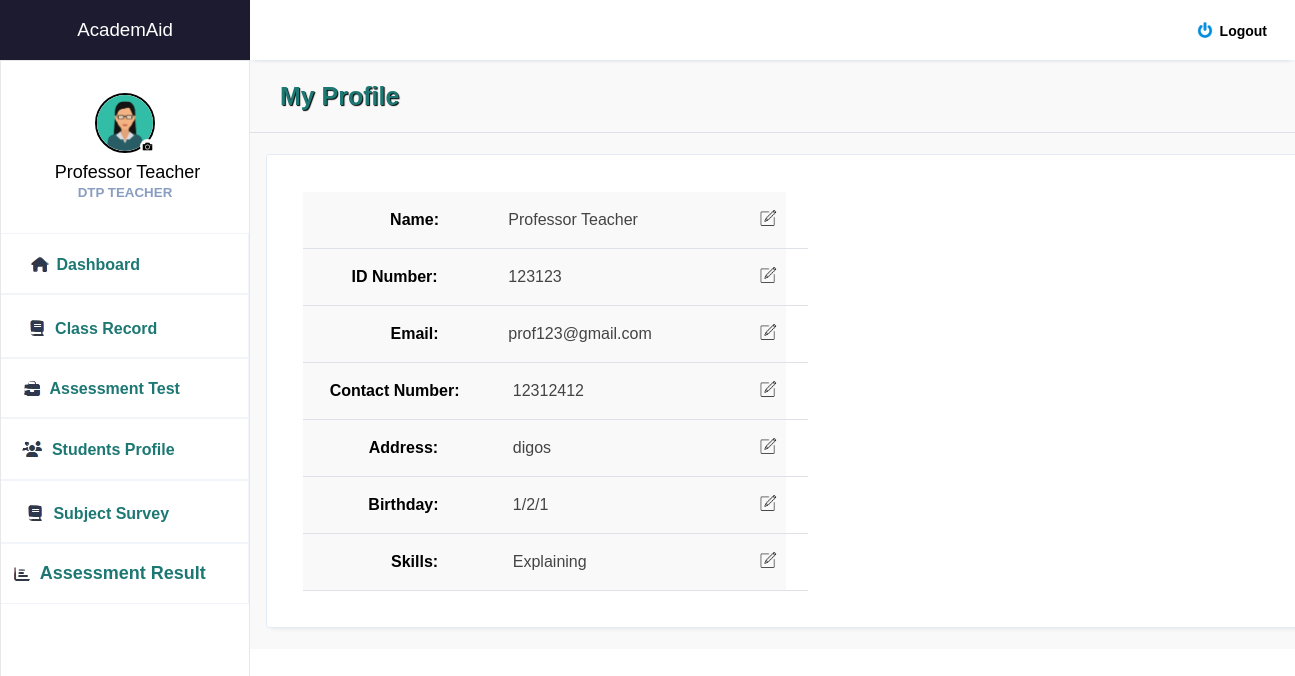
Page /teacher_profile.php (signed in) on the committed database.
### tables this page shows
CREATE TABLE `tbl_users` (
  `user_id` int(11) NOT NULL,
  `user_uname` varchar(255) NOT NULL,
  `user_pass` varchar(255) NOT NULL,
  `role_id` varchar(255) NOT NULL,
  `fullname` varchar(255) NOT NULL,
  `course` varchar(255) NOT NULL,
  `year` int(11) NOT NULL,
  `program` varchar(255) NOT NULL,
  `id_number` varchar(255) NOT NULL,
  `email` varchar(255) NOT NULL,
  `contact_number` varchar(255) NOT NULL,
  `address` varchar(255) NOT NULL,
  `birthday` varchar(255) NOT NULL,
  `gender` varchar(255) NOT NULL,
  `skills` varchar(255) NOT NULL,
  `image` varchar(250) NOT NULL,
  `exam_score` varchar(255) NOT NULL,
  `subject` varchar(255) NOT NULL,
  `exam_score2` varchar(255) NOT NULL,
  `cc102_1` varchar(255) NOT NULL,
  `cc102_2` varchar(255) NOT NULL,
  `elec` varchar(255) NOT NULL,
  `elec2` varchar(255) NOT NULL,
  `netw` varchar(255) NOT NULL,
  `netw2` varchar(255) NOT NULL,
  `integ` varchar(255) NOT NULL,
  `integ2` varchar(255) NOT NULL,
  `assur` varchar(255) NOT NULL,
  `assur2` varchar(255) NOT NULL
);

### teacher_profile.php (the view, shortened to what this page needs)
<?php
include 'dashboard_teacher.php';
?>
<html>
<head><title>Teacher Profile</title></head>
<body>
<div class="page-header" style="background-color: #f9f9f9">
<h1 style="text-shadow: 1px 1px 1px #000000; color: #1d7874; font-size: 25px">&nbsp&nbspMy Profile</h1>
            </div>
<div class="page-content" style="background-color: #f9f9f9">
<div class="card" style="border-top: 1px solid #e3ecf5; border-bottom: 1px solid #e3ecf5; border-left: 1px solid #e3ecf5; border-right: 1px solid #e3ecf5; ">
<?php
include '_conn.php';
?>
<table style="margin-left: 20px; margin-top: 3px; margin-bottom: 20px; ">
    <tbody >
      <tr>
        <th style="background-color: #f9f9f9; color: black; ">&nbsp&nbsp&nbsp&nbsp&nbsp&nbsp&nbsp&nbsp&nbspName:</th>
        <td  style="background-color: #f9f9f9; color: dark; width: 300px; position: relative; "><?php
        if (isset($_SESSION['user_id'])) {
          $loggedInUserId = $_SESSION['user_id'];
          $sql = "SELECT * FROM tbl_users WHERE user_id = $loggedInUserId";
          $result = $conn->query($sql);
        if ($result->num_rows > 0) {
         while ($row = $result->fetch_assoc()) {
        echo "&nbsp&nbsp&nbsp&nbsp&nbsp". $row["fullname"] . "&nbsp&nbsp&nbsp&nbsp&nbsp</td>&nbsp<td>&nbsp&nbsp&nbsp&nbsp&nbsp";
        echo '<td><a href="editt.php?id=' . $row["user_id"] . '"><img src="images/edit_icon.png" style="height: 20px; width: 20px; margin-left: -50px; position: relative">&nbsp&nbsp&nbsp&nbsp</a></td>';
        }}}?></td>
      </tr>
      <tr>
        <th style="background-color: #f9f9f9; color: black;">ID Number:</th>
        <td style="background-color: #f9f9f9; color: dark; width: 210px; position: relative"><?php
        if (isset($_SESSION['user_id'])) {
          $loggedInUserId = $_SESSION['user_id'];
          $sql = "SELECT * FROM tbl_users WHERE user_id = $loggedInUserId";
          $result = $conn->query($sql);
        if ($result->num_rows > 0) {
         while ($row = $result->fetch_assoc()) {
        echo "&nbsp&nbsp&nbsp&nbsp&nbsp". $row["id_number"] . "&nbsp&nbsp&nbsp&nbsp&nbsp</td>&nbsp<td>&nbsp&nbsp&nbsp&nbsp&nbsp";
        echo '<td><a href="editt_id.php?id=' . $row["user_id"] . '"><img src="images/edit_icon.png" style="height: 20px; width: 20px; margin-left: -50px; position: relative">&nbsp&nbsp&nbsp&nbsp</a></td>';
        }}}?>
        </td>
      </tr>
      <tr>
        <th style="background-color: #f9f9f9; color: black">&nbsp&nbsp&nbsp&nbsp&nbsp&nbsp&nbsp&nbsp&nbspEmail: </th>
        <td style="background-color: #f9f9f9; color: dark; width: 210px; position: relative"><?php
        if (isset($_SESSION['user_id'])) {
          $loggedInUserId = $_SESSION['user_id'];
          $sql = "SELECT * FROM tbl_users WHERE user_id = $loggedInUserId";
          $result = $conn->query($sql);
        if ($result->num_rows > 0) {
         while ($row = $result->fetch_assoc()) {
        echo "&nbsp&nbsp&nbsp&nbsp&nbsp". $row["email"] . "&nbsp&nbsp&nbsp&nbsp&nbsp</td>&nbsp<td>&nbsp&nbsp&nbsp&nbsp&nbsp";
        echo '<td><a href="editt_email.php?id=' . $row["user_id"] . '"><img src="images/edit_icon.png" style="height: 20px; width: 20px; margin-left: -50px; position: relative">&nbsp&nbsp&nbsp&nbsp</a></td>';
        }}}?>
        </td>
      </tr>
      <tr>
        <th style="background-color: #f9f9f9; color: black">&nbsp&nbsp&nbsp&nbsp&nbsp&nbspContact Number:&nbsp&nbsp&nbsp&nbsp&nbsp&nbsp </th>
        <td style="background-color: #f9f9f9; color: dark; width: 210px; position: relative"><?php
        if (isset($_SESSION['user_id'])) {
          $loggedInUserId = $_SESSION['user_id'];
          $sql = "SELECT * FROM tbl_users WHERE user_id = $loggedInUserId";
          $result = $conn->query($sql);
        if ($result->num_rows > 0) {
         while ($row = $result->fetch_assoc()) {
        echo "&nbsp&nbsp&nbsp&nbsp&nbsp ". $row["contact_number"] . "&nbsp&nbsp&nbsp&nbsp&nbsp</td>&nbsp<td>&nbsp&nbsp&nbsp&nbsp&nbsp";
        echo '<td><a href="editt_contact.php?id=' . $row["user_id"] . '"><img src="images/edit_icon.png" style="height: 20px; width: 20px; margin-left: -50px; position: relative">&nbsp&nbsp&nbsp&nbsp</a></td>';
        }}}?>
        </td>
      </tr>
      <tr>
        <th style="background-color: #f9f9f9; color: black">&nbsp&nbsp&nbsp&nbspAddress: </th>
        <td style="background-color: #f9f9f9; color: dark; width: 210px; position: relative"><?php
        if (isset($_SESSION['user_id'])) {
          $loggedInUserId = $_SESSION['user_id'];
          $sql = "SELECT * FROM tbl_users WHERE user_id = $loggedInUserId";
          $result = $conn->query($sql);
        if ($result->num_rows > 0) {
         while ($row = $result->fetch_assoc()) {
        echo "&nbsp&nbsp&nbsp&nbsp&nbsp ". $row["address"] . "&nbsp&nbsp&nbsp&nbsp&nbsp</td>&nbsp<td>&nbsp&nbsp&nbsp&nbsp&nbsp";
        echo '<td><a href="editt_address.php?id=' . $row["user_id"] . '"><img src="images/edit_icon.png" style="height: 20px; width: 20px; margin-left: -50px; position: relative">&nbsp&nbsp&nbsp&nbsp</a></td>';
        }}}?>
        </td>
      </tr>
      <tr>
        <th style="background-color: #f9f9f9; color: black">&nbsp&nbsp&nbsp&nbspBirthday: </th>
        <td style="background-color: #f9f9f9; color: dark; width: 210px; position: relative"><?php
        if (isset($_SESSION['user_id'])) {
          $loggedInUserId = $_SESSION['user_id'];
          $sql = "SELECT * FROM tbl_users WHERE user_id = $loggedInUserId";
          $result = $conn->query($sql);
        if ($result->num_rows > 0) {
         while ($row = $result->fetch_assoc()) {
        echo "&nbsp&nbsp&nbsp&nbsp&nbsp ". $row["birthday"] . "&nbsp&nbsp&nbsp&nbsp&nbsp</td>&nbsp<td>&nbsp&nbsp&nbsp&nbsp&nbsp";
        echo '<td><a href="editt_birthday.php?id=' . $row["user_id"] . '"><img src="images/edit_icon.png" style="height: 20px; width: 20px; margin-left: -50px; position: relative">&nbsp&nbsp&nbsp&nbsp</a></td>';
        }}}?>
        </td>
      </tr>
      <tr>
        <th style="background-color: #f9f9f9; color: black">&nbsp&nbsp&nbsp&nbsp&nbsp&nbsp&nbsp&nbsp&nbspSkills: </th>
        <td style="background-color: #f9f9f9; color: dark; width: 210px; position: relative"><?php
        if (isset($_SESSION['user_id'])) {
          $loggedInUserId = $_SESSION['user_id'];
          $sql = "SELECT * FROM tbl_users WHERE user_id = $loggedInUserId";
          $result = $conn->query($sql);
        if ($result->num_rows > 0) {
         while ($row = $result->fetch_assoc()) {
        echo "&nbsp&nbsp&nbsp&nbsp&nbsp ". $row["skills"] . "&nbsp&nbsp&nbsp&nbsp&nbsp</td>&nbsp<td>&nbsp&nbsp&nbsp&nbsp&nbsp";
        echo '<td><a href="editt_skills.php?id=' . $row["user_id"] . '"><img src="images/edit_icon.png" style="height: 20px; width: 20px; margin-left: -50px; position: relative">&nbsp&nbsp&nbsp&nbsp</a></td>';
        }}}?>
        </td>
      </tr>
    </tbody>
  </table>
</div>
</div>

### dashboard_teacher.php (shortened to what this page needs)
<!DOCTYPE html>
<html lang="en">
<head>
    <link rel="stylesheet" href="styler.css">
    <link rel="stylesheet" href="https://maxst.icons8.com/vue-static/landings/line-awesome/line-awesome/1.3.0/css/line-awesome.min.css">
</head>
<body>
    <div class="sidebar">
        <div class="side-header" style="background-color: #1D1B2F">
            <a href="dashboard_teacher_welc.php"><h3>Academ<span>Aid</span></h3></a>
        </div>
        <div class="side-content" style="background-color: white; border: 1px solid #e7e7e7">
            <div class="profile">
               <a href="teacher_profile.php">
               <?php
               include 'teacher_pic.php';
               ?></a>
                <h4 style="color: black; margin-top: 5px;  font-size: 18px"><?php
        if (isset($_SESSION['user_id'])) {
          $loggedInUserId = $_SESSION['user_id'];
          $sql = "SELECT * FROM tbl_users WHERE user_id = $loggedInUserId";
          $result = $conn->query($sql);
        if ($result->num_rows > 0) {
         while ($row = $result->fetch_assoc()) {
        echo "&nbsp". $row["fullname"] ; }}}?></h4>
                <small>DTP TEACHER</small>
            </div>
            <div class="side-menu" style="background-color: ">
                <ul>
                 <li style="border-style: solid; border-width: 1px; border-color: #f1f4f9; margin-left: -80px">
                       <a href="dashboard_teacher_welc.php"
                       <?php echo isset($a) ? 'style="background-color: lightblue; color: black; font-weight: bold;' : ''; ?>>
                          <img src="images/dash_icon.png" style=" position: relative; margin-bottom: -7px; ">
                        <small style="font-size: 16px; color: #1d7874"><b>Dashboard</b></small>
                        </a></li>
                 <li style="border-style: solid; border-width: 1px; border-color: #f1f4f9; margin-left: -67px">
                       <a href="class_record.php"
                       <?php echo isset($b) ? 'style="background-color: lightblue; color: white;font-weight: bold;' : ''; ?>>
                            <img src="images/subj_icon.png" style=" position: relative; margin-bottom: -7px; ">
                            <small style="font-size: 16px; color: #1d7874; font-weight:bold">Class Record</small>
                        </a> </li>
                <li style="border-style: solid; border-width: 1px; border-color: #f1f4f9; margin-left: -50px">
                       <a href="intervene_teacher.php"
                       <?php echo isset($c) ? 'style="background-color: lightblue; color: white;font-weight: bold;' : ''; ?>>
                            <img src="images/interv_icon.png" style=" position: relative; margin-bottom: -7px; ">
                            <small style="font-size: 16px; color: #1d7874; font-weight:bold">Assessment Test</small>
                        </a> </li>
                    <li style="border-style: solid; border-width: 1px; border-color: #f1f4f9; margin-left: -57px">
                       <a href="student_profile.php"
                       <?php echo isset($d) ? 'style="background-color: lightblue; color: white;font-weight: bold;' : ''; ?>>
                            <img src="images/stuy_icon.png" style=" position: relative; margin-bottom: -7px; ">
                            <small style="font-size: 16px; color: #1d7874; font-weight:bold">Students Profile</small>
                       </a>  </li>
                    <li style="border-style: solid; border-width: 1px; border-color: #f1f4f9; margin-left: -57px">
                       <a href="exit_survey_teacher.php"
                       <?php echo isset($e) ? 'style="background-color: lightblue; color: white;font-weight: bold;' : ''; ?>>
                           <img src="images/subj_icon.png" style=" position: relative; margin-bottom: -7px; ">
                            <small style="font-size: 16px; color: #1d7874; font-weight:bold">Subject Survey</small>
                       </a>
                    </li>
                    <li style="border-style: solid; border-width: 1px; border-color: #f1f4f9; margin-left: -35px">
                       <a href="yearly_result.php"
                       <?php echo isset($f) ? 'style="background-color: lightblue; color: white;font-weight: bold;' : ''; ?>>
                          <img src="images/yearly_icon.png" style=" position: relative; margin-bottom: -7px; ">
                            <small style="font-size: 18px; color: #1d7874; font-weight:bold">Assessment Result</small>
                       </a>
                    </li>
                </ul>
            </div>
        </div>
    </div>
    <div class="main-content">
        <header>
            <div class="header-content">
                <div class="header-menu">
                    <div class="user">
                        <div class="bg-img" style="background-image: url(img/1.jpeg)"></div>
                        <a href="logout.php" onclick="confirmLogout(event)" style="color: black; margin-right: 12px; margin-top: 5px"><span><b style="font-size: 14px"><img src="images/logout.png" style="position: absolute; height: 16px; width: 16px; margin-left: -23px; margin-top: -1px;">Logout</b></span></a>
                    </div>
                </div>
            </div>
        </header>
            <main style="margin-top: 20px">
         </main>
</body>
</html>

### teacher_pic.php (shortened to what this page needs)
<?php
require '_conn.php';
$loggedInUserId = $_SESSION['user_id'];
$user = mysqli_fetch_assoc(mysqli_query($conn, "SELECT * FROM tbl_users WHERE user_id = $loggedInUserId"));
?>
<html>
<head>
<body>
<form class="form" id = "form" action="" enctype="multipart/form-data" method="post">
                                        <div class="upload">
                                            <?php
                                            $image = $user['image'];
                                            ?>
                                    <img src="profile_pictures/<?php echo $image; ?>" width ="125" height="125" title="<?php echo $image; ?>">
                                      <div class="round">
                                        </div>
                                       </div>
                                    </form>

### rows in the picture
tbl_users: image (picture), fullname "Professor Teacher", id_number "123123", email "prof123@gmail.com", contact_number "12312412", address "digos", birthday "1/2/1", skills "Explaining"
